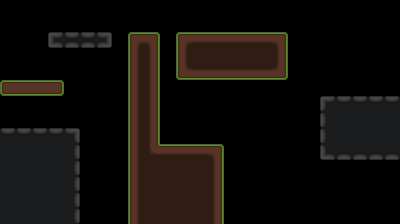

Below is a game level as drawn by its tile map, then a one-line description and the .tmx file that defines it, in full:
An orthogonal 25x14 tile map with 16x16 px tiles, 1 tile layer (Tile Layer 1).

<map version="1.10" tiledversion="1.10.0" orientation="orthogonal" renderorder="right-down" width="25" height="14" tilewidth="16" tileheight="16" infinite="0" nextlayerid="2" nextobjectid="1">
 <tileset firstgid="1" source="tilesheet16.tsx" />
 <layer id="1" name="Tile Layer 1" width="25" height="14">
  <data encoding="csv">
0,0,0,0,0,0,0,0,0,0,0,0,0,0,0,0,0,0,0,0,0,0,0,0,0,
0,0,0,0,0,0,0,0,0,0,0,0,0,0,0,0,0,0,0,0,0,0,0,0,0,
0,0,0,66,67,67,68,0,10,12,0,10,11,11,11,11,11,12,0,0,0,0,0,0,0,
0,0,0,0,0,0,0,0,18,20,0,18,19,19,19,19,19,20,0,0,0,0,0,0,0,
0,0,0,0,0,0,0,0,18,20,0,26,27,27,27,27,27,28,0,0,0,0,0,0,0,
2,3,3,4,0,0,0,0,18,20,0,0,0,0,0,0,0,0,0,0,0,0,0,0,0,
0,0,0,0,0,0,0,0,18,20,0,0,0,0,0,0,0,0,0,0,74,75,75,75,75,
0,0,0,0,0,0,0,0,18,20,0,0,0,0,0,0,0,0,0,0,82,83,83,83,83,
75,75,75,75,76,0,0,0,18,20,0,0,0,0,0,0,0,0,0,0,82,83,83,83,83,
83,83,83,83,84,0,0,0,18,14,11,11,11,12,0,0,0,0,0,0,90,91,91,91,91,
83,83,83,83,84,0,0,0,18,19,19,19,19,20,0,0,0,0,0,0,0,0,0,0,0,
83,83,83,83,84,0,0,0,18,19,19,19,19,20,0,0,0,0,0,0,0,0,0,0,0,
83,83,83,83,84,0,0,0,18,19,19,19,19,20,0,0,0,0,0,0,0,0,0,0,0,
83,83,83,83,84,0,0,0,18,19,19,19,19,20,0,0,0,0,0,0,0,0,0,0,0
</data>
 </layer>
</map>